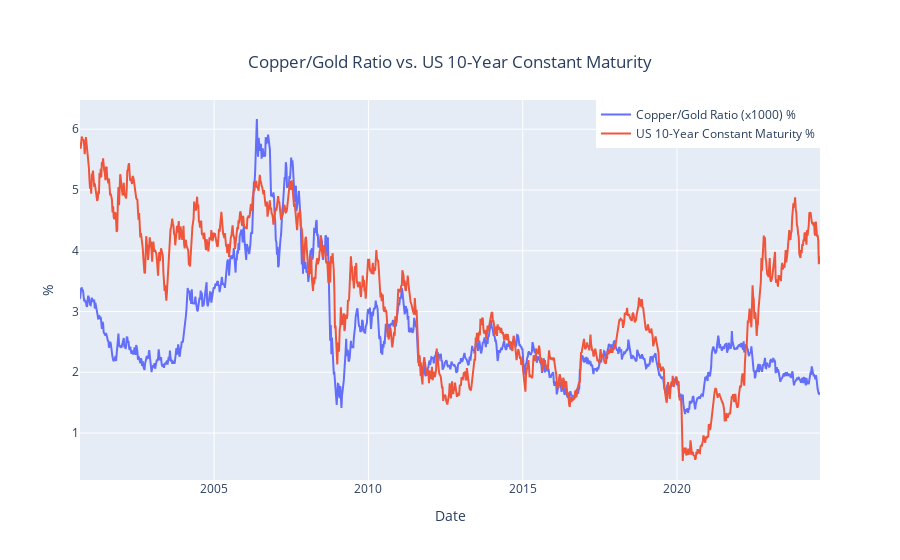

Notebook code cell kept with this figure:
### Markdown cell above
With all the data collected, let's draw the chart to visualize the relationship.

### Code cell
fig = go.Figure()
fig.add_scatter(
    x=data.index, y=data["Copper/Gold Ratio"], name="Copper/Gold Ratio (x1000) %"
)
fig.add_scatter(
    x=data.index,
    y=data["US 10-Year Constant Maturity"],
    name="US 10-Year Constant Maturity %",
)
fig.update(
    {
        "layout": {
            "xaxis": {"title": "Date"},
            "yaxis": {"title": "%"},
            "title": "Copper/Gold Ratio vs. US 10-Year Constant Maturity",
            "title_y": 0.90,
            "title_x": 0.5,
        }
    }
)
fig.update_layout(legend=dict(yanchor="top", y=1, xanchor="right", x=1.0))

### Figure 1 — Plotly figure (JSON) as saved in the notebook; plotly's stock layout.template omitted (floating-point values rounded to 4 significant figures; data arrays with more than 128 entries replaced by an {"elided": "..."} marker saying what was removed)
{"data": [{"name": "Copper/Gold Ratio (x1000) %", "type": "scatter", "x": {"elided": "1252 str values"}, "y": {"elided": "1252 float values"}}, {"name": "US 10-Year Constant Maturity %", "type": "scatter", "x": {"elided": "1252 str values"}, "y": {"elided": "1252 float values"}}], "layout": {"legend": {"x": 1, "xanchor": "right", "y": 1, "yanchor": "top"}, "title": {"text": "Copper/Gold Ratio vs. US 10-Year Constant Maturity", "x": 0.5, "y": 0.9}, "xaxis": {"title": {"text": "Date"}}, "yaxis": {"title": {"text": "%"}}}}
